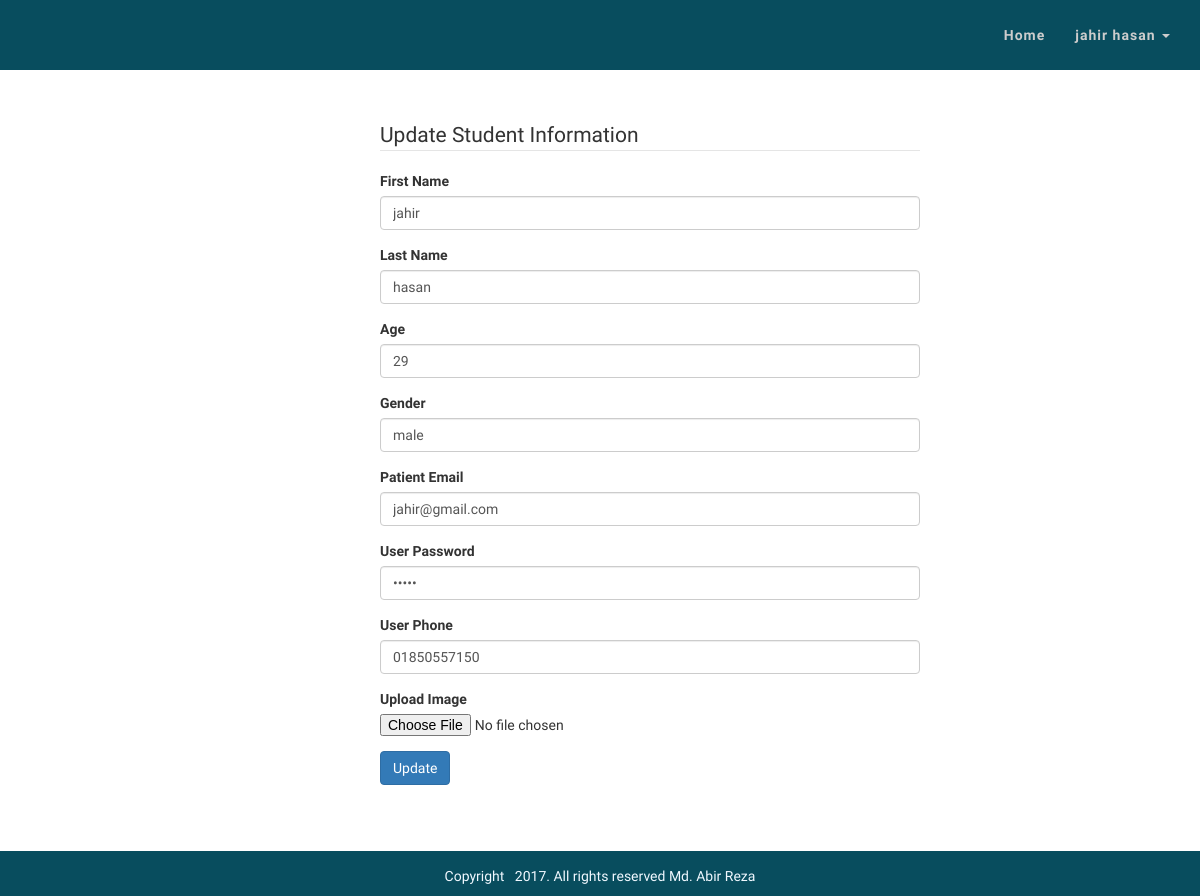
Screenshot of /patients/patients_update.php (signed in) with the database file from the repository.
### tables this page shows
CREATE TABLE `patients` (
  `id` int(11) NOT NULL,
  `first_name` varchar(255) NOT NULL,
  `last_name` varchar(255) NOT NULL,
  `age` int(11) NOT NULL,
  `gender` varchar(255) NOT NULL,
  `email` varchar(255) NOT NULL,
  `password` varchar(255) NOT NULL,
  `phone` varchar(255) NOT NULL,
  `patient_image` text NOT NULL
);

### patients/patients_update.php (the view, shortened to what this page needs)
<?php include "patients_header.php";?>
<?php include "patients_menu.php"?>
<?php
    $patient_edit_id = $_SESSION['id'];
    $query = "SELECT * FROM patients WHERE id = {$patient_edit_id}";
    $patient_query = mysqli_query($connection,$query);
    while($row = mysqli_fetch_assoc($patient_query)){
        $first_name = $row['first_name'];
        $last_name = $row['last_name'];
        $age = $row['age'];
        $gender = $row['gender'];
        $email = $row['email'];
        $password = $row['password'];
        $phone = $row['phone'];
        $patient_image = $row['patient_image'];
    }
?>
<div class="body_content container">
    <div class="col-md-3"></div>
    <div class="col-md-6 update-form">
        <form action="patients_update.php" method="post" enctype="multipart/form-data">
            <fieldset>
               <legend>Update Student Information</legend>
                <div class="form-group">
                    <label for="first_name"> First Name</label>
                    <input type="text" class="form-control" name="first_name" id="first_name" placeholder="First Name" value="<?php echo $first_name; ?>">
                </div>
                <div class="form-group">
                    <label for="last_name">Last Name</label>
                    <input type="text" class="form-control" name="last_name" id="last_name" value="<?php echo $last_name; ?>">
                </div>
                <div class="form-group">
                    <label for="age">Age</label>
                    <input type="text" class="form-control" name="age" id="age" value="<?php echo $age; ?>">
                </div>
                <div class="form-group">
                    <label for="gender"> Gender</label>
                    <input type="text" class="form-control" name="gender" id="gender"value="<?php echo $gender; ?>">
                </div>
                <div class="form-group">
                    <label for="user_email">Patient Email</label>
                    <input type="email" class="form-control" name="email" id="email" value="<?php echo $email; ?>">
                </div>
                <div class="form-group">
                    <label for="password">User Password</label>
                    <input type="password" class="form-control" name="password" id="user_password" value="<?php echo $password; ?>">
                </div>
                <div class="form-group">
                    <label for="phone">User Phone</label>
                    <input type="phone" class="form-control" name="phone" id="phone" value="<?php echo $phone; ?>">
                </div>
                <div class="form-group">
                    <label for="patient_image">Upload Image</label>
                    <input type="file" name="patient_image" value="<?php echo $patient_image; ?>">
                </div>
                <div class="form-group">
                    <input type="submit" class="btn btn-primary" name="update_patient" value="Update">
                </div>
            </fieldset>
        </form>
    </div>
    <div class="col-md-3"></div>
</div>
<?php include "patients_footer.php"?>

### patients/patients_menu.php (shortened to what this page needs)
<nav class="navbar navbar-default">
    <div class="container-fluid">
        <div class="collapse navbar-collapse" id=mynav>
            <ul class="nav navbar-nav navbar-right custom-menu">
                <li><a href="index.php">Home</a></li>
                <li class="dropdown">
                    <a href="#" class="dropdown-toggle" data-toggle="dropdown" role="button" aria-haspopup="true" aria-expanded="false">
                        <?php
                            if(isset($_SESSION['id'])){
                                $query = "SELECT * FROM patients WHERE id = {$_SESSION['id']}";
                                $select_user_query = mysqli_query($connection,$query);
                                while($row = mysqli_fetch_assoc($select_user_query)){
                                    $first_name = $row['first_name'];
                                    $last_name = $row['last_name'];
                                }
                                echo $first_name. " ". $last_name;
                            }
                        ?>
                            <span class="caret"></span>
                    </a>
                </li>
            </ul>
        </div>
    </div>
</nav>

### css/style.css (style rules this page uses)
body { margin: 0; padding: 0; font-family: 'Oxygen', sans-serif; }
.navbar { margin-bottom: 0; border: none; border-radius: 0; }
.navbar, .navbar-default { background: #084d5e; min-height: 70px; }
.navbar-default .navbar-nav > li > a { color: #ccc; font-weight: bold; letter-spacing: 1px; }
.custom-menu { margin-top: 10px; }
.body_content { min-height: 88vh; }
.update-form { margin: 0 auto; }
.update-form { margin: 50px; }

### rows the page displays
patients: first_name "jahir", last_name "hasan", age "29", email "jahir@gmail.com", phone "01850557150"
